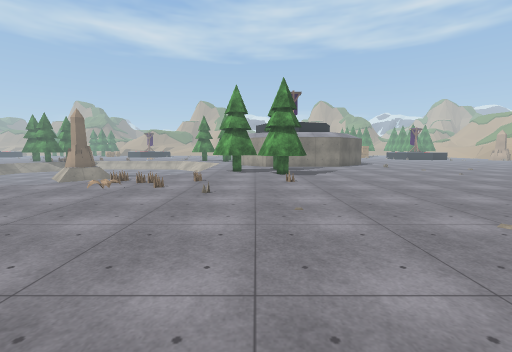
[1] (above)

24 first-person views from a walk through a 3-D level made in the Unity game engine. The camera is 1.5 m above the floor, tilts 6° down and sees 90° across. The floor is counted in squares, 1 m on a side. Each view is taken from the middle of a square. On the plan, view 1 faces up. The plan holds only what a view shows up to about 13 squares ahead; the rest is blank. The place goes on beyond the plan. The player is left out. Some surface patterns are stand-ins.

[2]
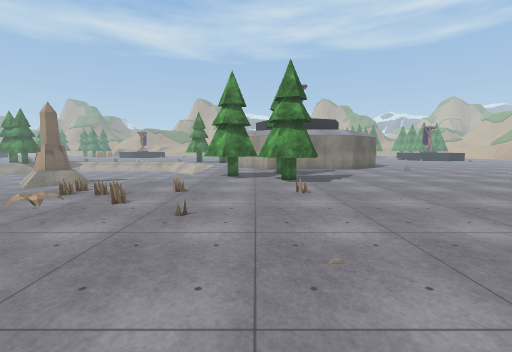

[3]
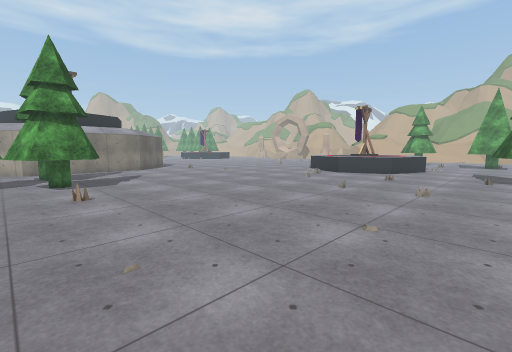

[4]
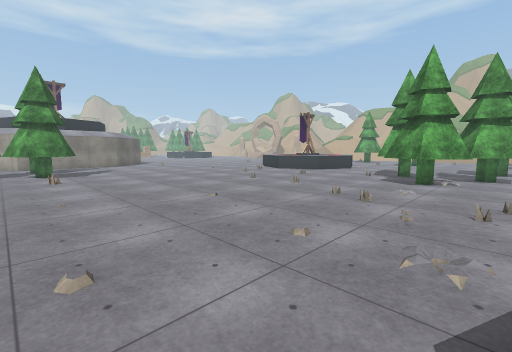

[5]
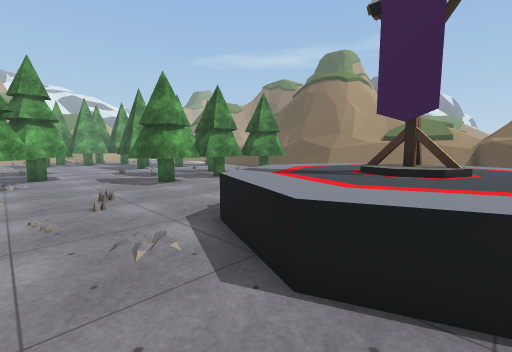

[6]
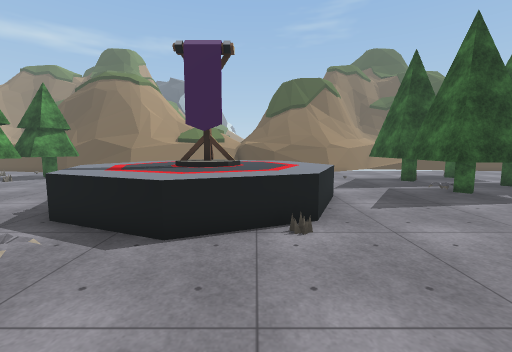

[7]
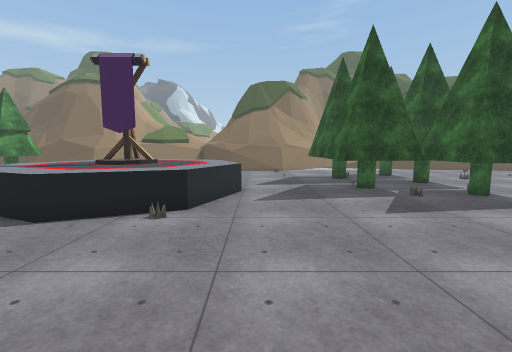

[8]
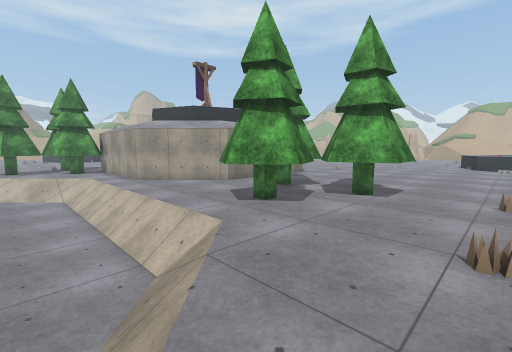

[9]
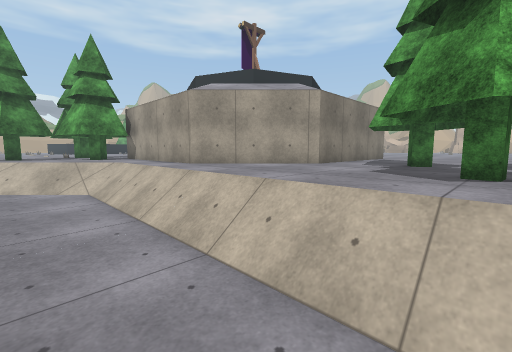

[10]
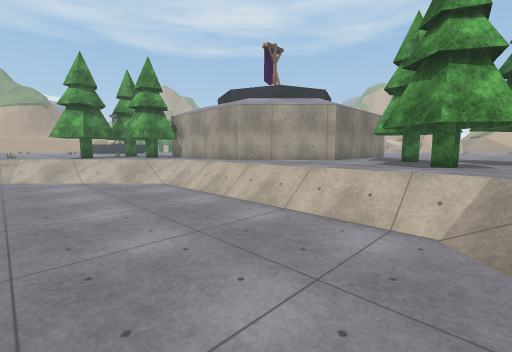

[11]
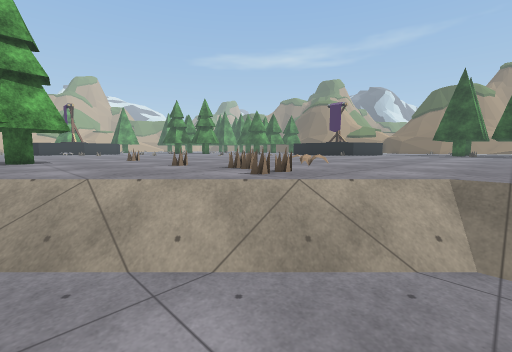

[12]
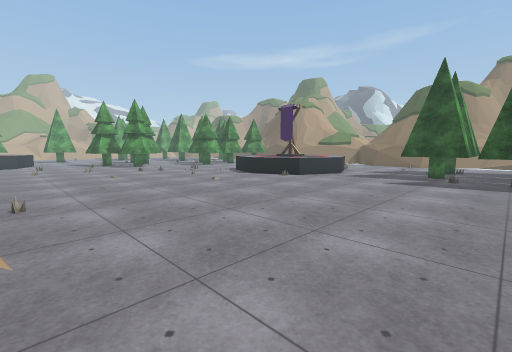

[13]
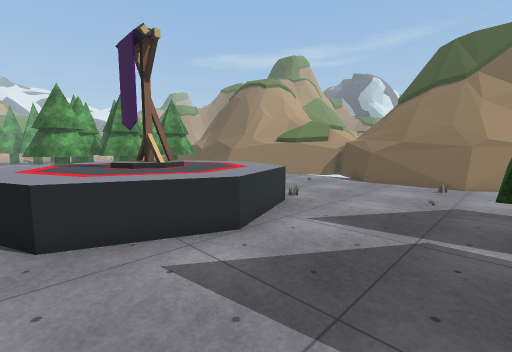

[14]
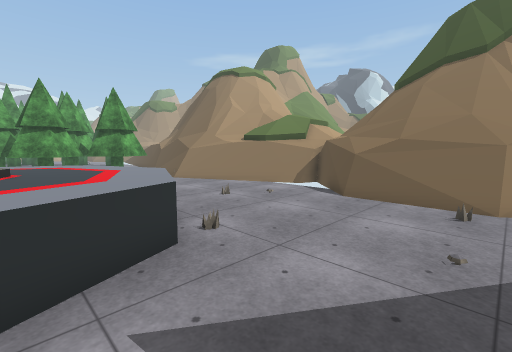

[15]
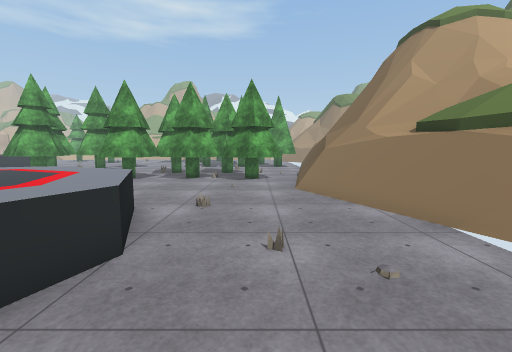

[16]
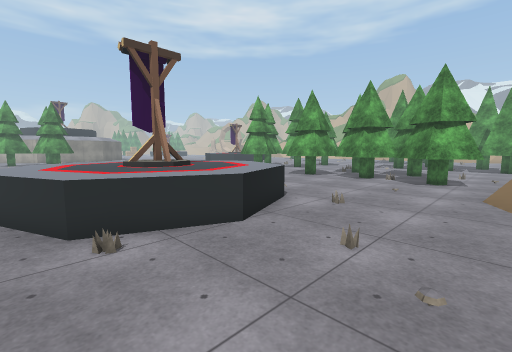

[17]
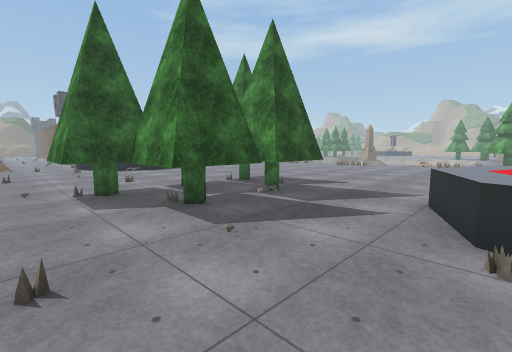

[18]
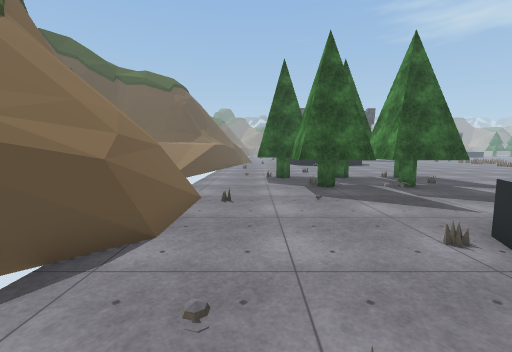

[19]
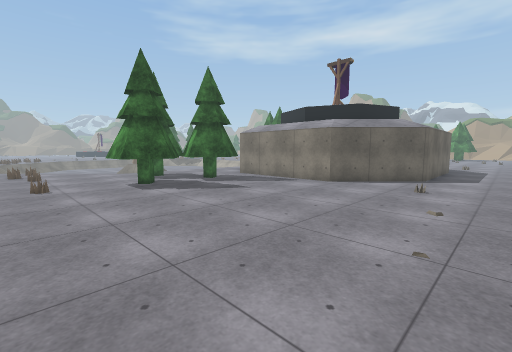

[20]
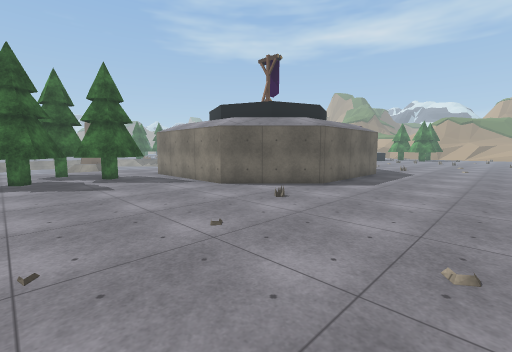

[21]
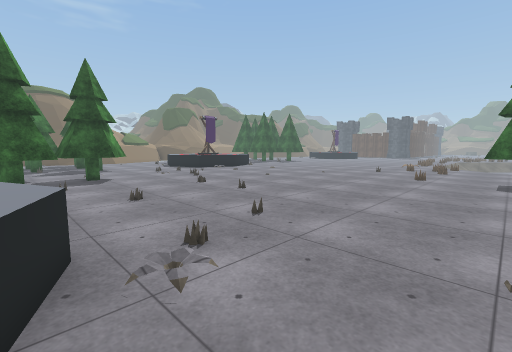

[22]
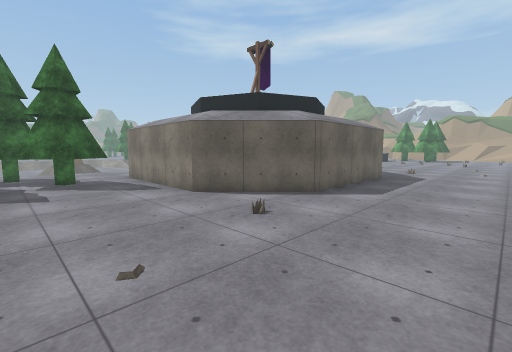

[23]
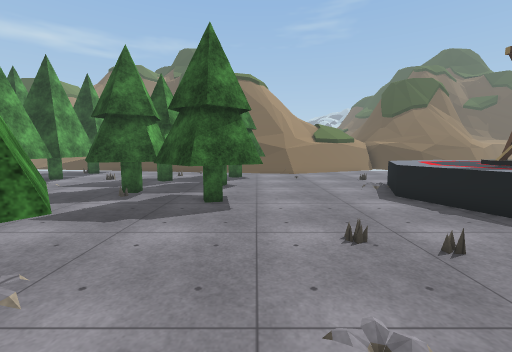

[24]
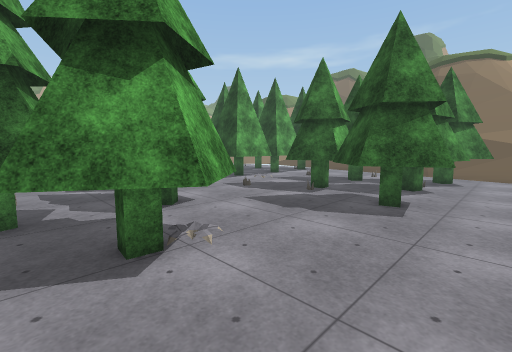

### Floor plan
Key: @ floor where view 1 was taken; # wall or solid block; x gap in a wall; . main floor; - floor 1 m lower than the main floor; : floor 1.75 m higher than the main floor; + floor 2 m higher than the main floor; * floor 2.25 m higher than the main floor; % floor 2.5 m higher than the main floor; & floor 2.75 m higher than the main floor; $ floor 3.5 m higher than the main floor; / step, stairs or slope; = window, fence, low wall or low ledge; ^ raised ledge; v drop or lower ground; T tree; O other object.
Columns run from 10 left of view 1 to 16 right of it. Each row starts with its distance up from view 1.
 32 //TTTTT               .....
 31 -//T.T#T#           #......
 30 --//.TTT#           #......
 29 ---//...#           #......
 28 ----//..#           #......
 27 -----//.#           #......
 26 -----//.#           #......
 25 -----//.#          ##......
 24 -----//.##        ##.......
 23 -----//..##      ##........
 22 -----//...########.........
 21 -----//....................
 20 -----//...TTTT.............
 19 -----//.TTTT#T.............
 18 -----//TTTTTTT.............
 17  ----//TT#TTT..............
 16 - ---//.TTTT#T............
 15  ---//....TTTT........... .
 14 ---//......TT.............
 13 --//......................^
 12 ///.O..O....O.............^
 11 //..OO...................=^
 10 ....O.O...................^
  9 ..........................
  8 ..........................
  7 ..........................
  6 ..........................
  5 ...........................
  4 ..........................T
  3 ........................ TT
  2 ......................TTTT#
  1 .....................TT#TTT
  0 ..........@...........TTTTT
 -1 ......................TTTT#
 -2 ...........OO............TT
 -3 .........OOOOOO..........
 -4 TT......OOOOOOOO....TTT....
 -5 #T......OOOOOOOO....T#TT.T.
 -6 #TT#T...OOOOOOOO....TT TTT.
 -7 TT##T...OOOOOOOO....TT T#TT
 -8 #TT#T...OOOOOOOO....TTT T
 -9 # T#T....OOOOOO.....TT  T
-10   ##T.....OOOO.......TT #T
-11 #TT#T...............TTT
-12 #T   ...............T#
-13 TT..................TT  ..
-14 ................======  ..
-15 .....===#=....==#v##v#
-16    x#v:v### ==#v+*#===
-17     x%&&&%+v=#*%*&####
-18   =#==           $=

Where each view was taken, in squares from view 1:
view 1: 0 up, 0 right, facing up
view 2: 3 up, 0 right, facing up
view 3: 3 up, 0 right, facing up-right
view 4: 2 down, 0 right, facing up-right
view 5: 0 up, 0 right, facing down-right
view 6: 2 up, 0 right, facing down
view 7: 3 up, 3 left, facing down
view 8: 12 up, 7 left, facing up-right
view 9: 17 up, 7 left, facing up-right
view 10: 16 up, 10 left, facing up-right
view 11: 16 up, 10 left, facing down-right
view 12: 9 up, 10 left, facing down-right
view 13: 3 down, 6 left, facing down-right
view 14: 7 down, 5 left, facing down-right
view 15: 12 down, 2 left, facing right
view 16: 14 down, 2 left, facing up-right
view 17: 14 down, 1 left, facing up-left
view 18: 13 down, 3 right, facing left
view 19: 11 up, 13 right, facing up-left
view 20: 15 up, 16 right, facing up-left
view 21: 15 up, 16 right, facing down-left
view 22: 17 up, 15 right, facing up-left
view 23: 2 up, 10 right, facing down
view 24: 2 up, 9 right, facing down-right
